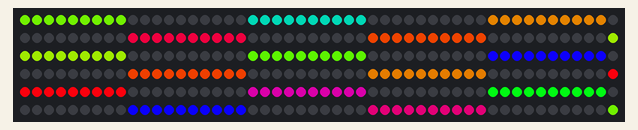
This sketch was run on a simulated Arduino Uno, built with avr-gcc and run on an emulated ATmega328P. Parts: 300 RGB LEDs in strip order, left to right, continuing on the next row. Random numbers use the default seed unless the sketch sets one.

Above: at 0.16 s.
At 5.27 s:
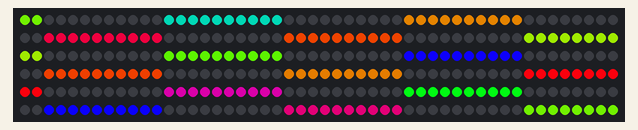
At 10.08 s:
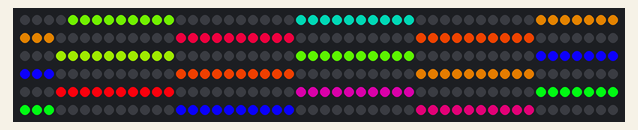
At 20.01 s:
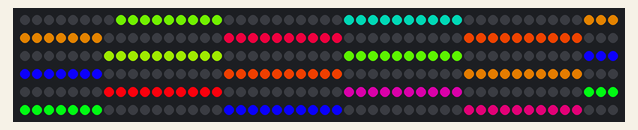
At 29.93 s:
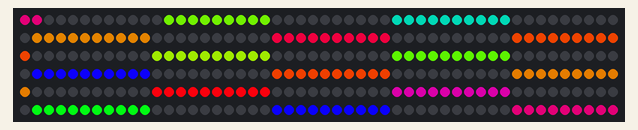
At 39.85 s:
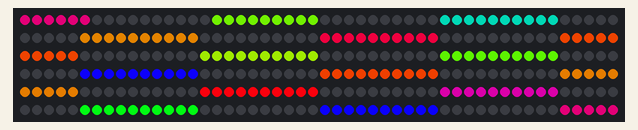

The sketch:

randomstripes.ino
```cpp
#include <FastLED.h>

#define PIN 6
#define N 300
#define DELAY 0

#define SIZE 10

CRGB strip[N];

int i;

void setup() {
  FastLED.addLeds<NEOPIXEL, PIN>(strip, N);
  generate();

  i = 0;
}

void loop() {
  i %= N;
  for (int led = 0; led < N; led++) {
    strip[led] = strip[(led + 1) % N];
  }

  FastLED.show();
  i++;
  delay(DELAY);
}

/*
 * Set the strip's initial colors
 */
void generate() {
  randomSeed(analogRead(0));

  for (int i = 0; i < 300; i+=SIZE) {
    byte rand = random8();
    for (int j = 0; j < SIZE; j++) {
      strip[i] = CHSV(rand, 255, 255);
      i++;
    }
  }
}
```
